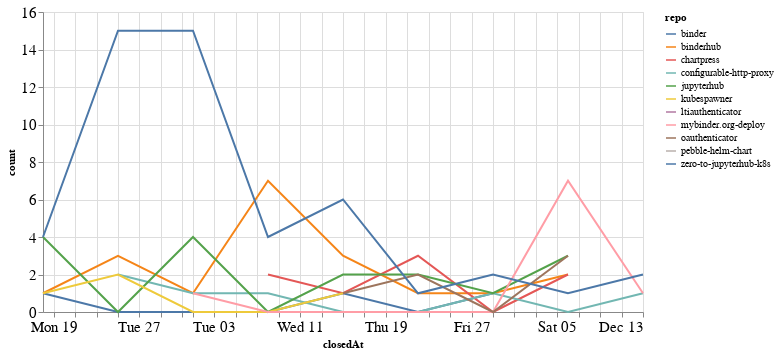

Source (notebook cell):
### Code cell
closed_by_time = closed_by.groupby('repo').resample('W', on='closedAt').count()['author'].reset_index()
closed_by_time = closed_by_time.rename(columns={'author': 'count'})

alt.Chart(closed_by_time, width=600).mark_line().encode(
    x='closedAt',
    y='count',
    color='repo',
    tooltip="repo"
)

### Figure 1 — Vega-Lite specification as saved in the notebook (floating-point values rounded to 4 significant figures)
{"config": {"axisLeft": {"labelFontSize": 15}, "axisBottom": {"labelFontSize": 15}}, "data": {"name": "data-b10462b8ff6ab51200a449b4c1600242"}, "mark": "line", "encoding": {"color": {"type": "nominal", "field": "repo"}, "tooltip": {"type": "nominal", "field": "repo"}, "x": {"type": "temporal", "field": "closedAt"}, "y": {"type": "quantitative", "field": "count"}}, "width": 600, "$schema": "https://vega.github.io/schema/vega-lite/v4.8.1.json", "datasets": {"data-b10462b8ff6ab51200a449b4c1600242": [{"repo": "binder", "closedAt": "2020-10-18T00:00:00", "count": 1}, {"repo": "binder", "closedAt": "2020-10-25T00:00:00", "count": 0}, {"repo": "binder", "closedAt": "2020-11-01T00:00:00", "count": 0}, {"repo": "binder", "closedAt": "2020-11-08T00:00:00", "count": 0}, {"repo": "binder", "closedAt": "2020-11-15T00:00:00", "count": 1}, {"repo": "binder", "closedAt": "2020-11-22T00:00:00", "count": 0}, {"repo": "binder", "closedAt": "2020-11-29T00:00:00", "count": 1}, {"repo": "binderhub", "closedAt": "2020-10-18T00:00:00", "count": 1}, {"repo": "binderhub", "closedAt": "2020-10-25T00:00:00", "count": 3}, {"repo": "binderhub", "closedAt": "2020-11-01T00:00:00", "count": 1}, {"repo": "binderhub", "closedAt": "2020-11-08T00:00:00", "count": 7}, {"repo": "binderhub", "closedAt": "2020-11-15T00:00:00", "count": 3}, {"repo": "binderhub", "closedAt": "2020-11-22T00:00:00", "count": 1}, {"repo": "binderhub", "closedAt": "2020-11-29T00:00:00", "count": 1}, {"repo": "binderhub", "closedAt": "2020-12-06T00:00:00", "count": 2}, {"repo": "chartpress", "closedAt": "2020-11-08T00:00:00", "count": 2}, {"repo": "chartpress", "closedAt": "2020-11-15T00:00:00", "count": 1}, {"repo": "chartpress", "closedAt": "2020-11-22T00:00:00", "count": 3}, {"repo": "chartpress", "closedAt": "2020-11-29T00:00:00", "count": 0}, {"repo": "chartpress", "closedAt": "2020-12-06T00:00:00", "count": 2}, {"repo": "configurable-http-proxy", "closedAt": "2020-10-25T00:00:00", "count": 2}, {"repo": "configurable-http-proxy", "closedAt": "2020-11-01T00:00:00", "count": 1}, {"repo": "configurable-http-proxy", "closedAt": "2020-11-08T00:00:00", "count": 1}, {"repo": "configurable-http-proxy", "closedAt": "2020-11-15T00:00:00", "count": 0}, {"repo": "configurable-http-proxy", "closedAt": "2020-11-22T00:00:00", "count": 0}, {"repo": "configurable-http-proxy", "closedAt": "2020-11-29T00:00:00", "count": 1}, {"repo": "configurable-http-proxy", "closedAt": "2020-12-06T00:00:00", "count": 0}, {"repo": "configurable-http-proxy", "closedAt": "2020-12-13T00:00:00", "count": 1}, {"repo": "jupyterhub", "closedAt": "2020-10-18T00:00:00", "count": 4}, {"repo": "jupyterhub", "closedAt": "2020-10-25T00:00:00", "count": 0}, {"repo": "jupyterhub", "closedAt": "2020-11-01T00:00:00", "count": 4}, {"repo": "jupyterhub", "closedAt": "2020-11-08T00:00:00", "count": 0}, {"repo": "jupyterhub", "closedAt": "2020-11-15T00:00:00", "count": 2}, {"repo": "jupyterhub", "closedAt": "2020-11-22T00:00:00", "count": 2}, {"repo": "jupyterhub", "closedAt": "2020-11-29T00:00:00", "count": 1}, {"repo": "jupyterhub", "closedAt": "2020-12-06T00:00:00", "count": 3}, {"repo": "kubespawner", "closedAt": "2020-10-18T00:00:00", "count": 1}, {"repo": "kubespawner", "closedAt": "2020-10-25T00:00:00", "count": 2}, {"repo": "kubespawner", "closedAt": "2020-11-01T00:00:00", "count": 0}, {"repo": "kubespawner", "closedAt": "2020-11-08T00:00:00", "count": 0}, {"repo": "kubespawner", "closedAt": "2020-11-15T00:00:00", "count": 1}, {"repo": "ltiauthenticator", "closedAt": "2020-12-06T00:00:00", "count": 1}, {"repo": "mybinder.org-deploy", "closedAt": "2020-11-01T00:00:00", "count": 1}, {"repo": "mybinder.org-deploy", "closedAt": "2020-11-08T00:00:00", "count": 0}, {"repo": "mybinder.org-deploy", "closedAt": "2020-11-15T00:00:00", "count": 0}, {"repo": "mybinder.org-deploy", "closedAt": "2020-11-22T00:00:00", "count": 0}, {"repo": "mybinder.org-deploy", "closedAt": "2020-11-29T00:00:00", "count": 0}, {"repo": "mybinder.org-deploy", "closedAt": "2020-12-06T00:00:00", "count": 7}, {"repo": "mybinder.org-deploy", "closedAt": "2020-12-13T00:00:00", "count": 1}, {"repo": "oauthenticator", "closedAt": "2020-11-15T00:00:00", "count": 1}, {"repo": "oauthenticator", "closedAt": "2020-11-22T00:00:00", "count": 2}, {"repo": "oauthenticator", "closedAt": "2020-11-29T00:00:00", "count": 0}, {"repo": "oauthenticator", "closedAt": "2020-12-06T00:00:00", "count": 3}, {"repo": "pebble-helm-chart", "closedAt": "2020-11-08T00:00:00", "count": 1}, {"repo": "zero-to-jupyterhub-k8s", "closedAt": "2020-10-18T00:00:00", "count": 4}, {"repo": "zero-to-jupyterhub-k8s", "closedAt": "2020-10-25T00:00:00", "count": 15}, {"repo": "zero-to-jupyterhub-k8s", "closedAt": "2020-11-01T00:00:00", "count": 15}, {"repo": "zero-to-jupyterhub-k8s", "closedAt": "2020-11-08T00:00:00", "count": 4}, {"repo": "zero-to-jupyterhub-k8s", "closedAt": "2020-11-15T00:00:00", "count": 6}, {"repo": "zero-to-jupyterhub-k8s", "closedAt": "2020-11-22T00:00:00", "count": 1}, {"repo": "zero-to-jupyterhub-k8s", "closedAt": "2020-11-29T00:00:00", "count": 2}, {"repo": "zero-to-jupyterhub-k8s", "closedAt": "2020-12-06T00:00:00", "count": 1}, {"repo": "zero-to-jupyterhub-k8s", "closedAt": "2020-12-13T00:00:00", "count": 2}]}}
